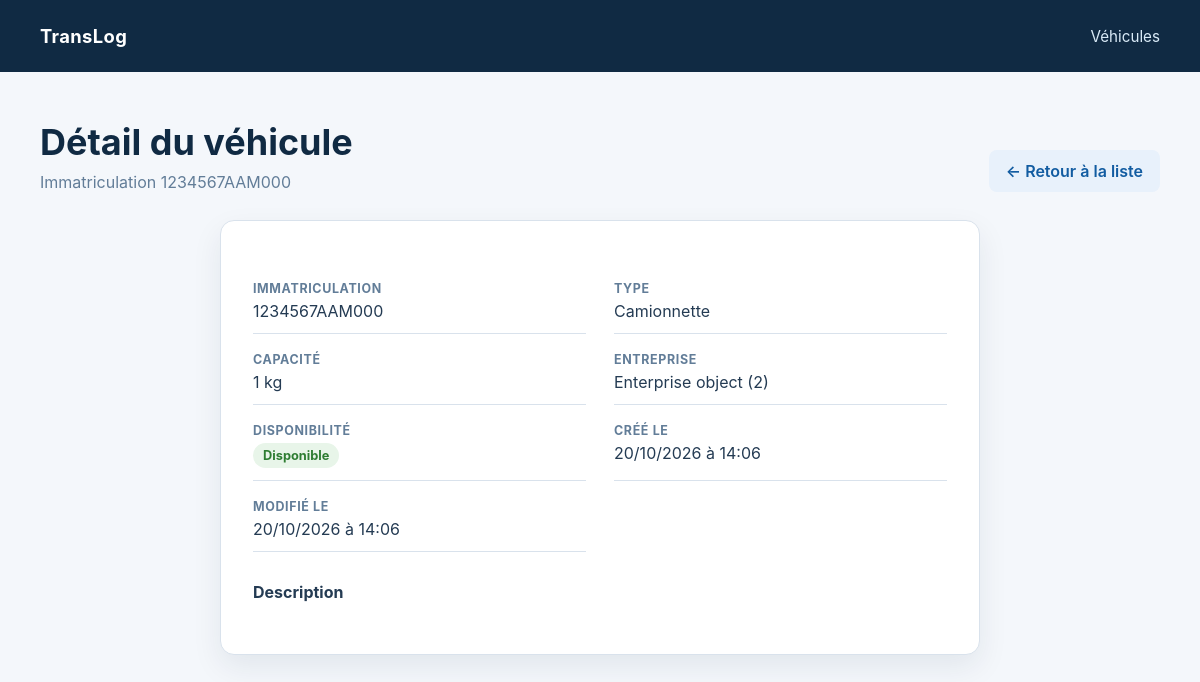
/vehicules/detail/1/, run on the app's committed database.
### VehiculesApp/models.py (models this page shows, shortened)
class vehicules(models.Model):
    immatriculation = models.CharField(max_length=20,unique=True)
    capacite_kg = models.PositiveIntegerField(validators=[
        MinValueValidator(1,"La capacite ne peut pas etre negative"),
    ])
    entreprise = models.ForeignKey('EntrepriseApp.Enterprise',on_delete=models.CASCADE,related_name='vehicules')
    created_at = models.DateTimeField(auto_now_add=True)
    updated_at = models.DateTimeField(auto_now=True)
    disponible = models.BooleanField(default=True)
    type_vehicule = models.CharField(max_length=20,choices=[
        ('camionnette','Camionnette'),
        ('fourgon','Fourgon'),
        ('camion_porteur','Camion porteur'),
        ('semi_remorque','Semi-remorque')
    ])

### EntrepriseApp/models.py (models this page shows)
class Enterprise(models.Model):
    raison_social = models.CharField(max_length=200,blank=False,null=False)
    matricule_fiscale = models.CharField(max_length=17,unique=True)
    adress = models.TextField(validators=[
        MinLengthValidator(20,"L'adresse ne peut pas avoir mois de 20 char")
    ,   MaxLengthValidator(400,"L'adresse ne peut pas avoir plus de 400 char")]
    )
    type_entreprise = models.CharField(max_length=100,choices=[
        ('c','Chargeur'),
        ('t','Transporteur')
    ])
    created_at = models.DateTimeField(auto_now_add=True)
    update_at = models.DateTimeField(auto_now=True)
    gerant = models.OneToOneField(Utilisatuer,on_delete=models.CASCADE,related_name='entreprise')

### VehiculesApp/views.py (the view)
# urls.py: path("detail/<int:pk>/", Detail_vehicule.as_view(), name="detail"),
class Detail_vehicule(DetailView):
    model = vehicules
    template_name = "vehicule/detail.html"
    context_object_name = "detail"

### Templates/vehicule/detail.html (shortened to what this page needs)
{% load static %}
<!DOCTYPE html>
<html lang="fr">
<head>
    <link rel="stylesheet" href="{% static 'css/expedition.css' %}">
</head>
<body>
    <header class="topbar"><div class="topbar-inner"><a class="brand" href="{% url 'Vehicules:listview' %}">TransLog</a><nav><a href="{% url 'Vehicules:listview' %}">Véhicules</a></nav></div></header>
    <main class="container">
        <div class="page-heading">
            <div><h1>Détail du véhicule</h1><p class="subtitle">Immatriculation {{ detail.immatriculation }}</p></div>
            <a class="button button-secondary" href="{% url 'Vehicules:listview' %}">← Retour à la liste</a>
        </div>
        <section class="card detail-card">
            <div class="detail-grid">
                <div class="detail-item"><strong>Immatriculation</strong>{{ detail.immatriculation }}</div>
                <div class="detail-item"><strong>Type</strong>{{ detail.get_type_vehicule_display }}</div>
                <div class="detail-item"><strong>Capacité</strong>{{ detail.capacite_kg }} kg</div>
                <div class="detail-item"><strong>Entreprise</strong>{{ detail.entreprise }}</div>
                <div class="detail-item"><strong>Disponibilité</strong>{% if detail.disponible %}<span class="status">Disponible</span>{% else %}<span class="status status-unavailable">Indisponible</span>{% endif %}</div>
                <div class="detail-item"><strong>Créé le</strong>{{ detail.created_at|date:"d/m/Y à H:i" }}</div>
                <div class="detail-item"><strong>Modifié le</strong>{{ detail.updated_at|date:"d/m/Y à H:i" }}</div>
            </div>
            <div class="description"><strong>Description</strong><p>{{ detail.description }}</p></div>
        </section>
    </main>
</body>
</html>

### static/css/expedition.css (style rules this page uses)
:root { --navy: #102a43; --blue: #1976d2; --blue-dark: #125ca1; --bg: #f4f7fb; --surface: #ffffff; --text: #243b53; --muted: #627d98; --border: #d9e2ec; --danger: #c62828; --shadow: 0 12px 30px rgba(16, 42, 67, 0.08); }
* { box-sizing: border-box; }
body { margin: 0; background: var(--bg); color: var(--text); font-family: Inter, "Segoe UI", Arial, sans-serif; }
a { color: var(--blue); text-decoration: none; }
.topbar { background: var(--navy); color: #fff; }
.topbar-inner, .container { width: min(1120px, calc(100% - 32px)); margin: 0 auto; }
.topbar-inner { display: flex; align-items: center; justify-content: space-between; min-height: 72px; }
.brand { color: #fff; font-size: 1.15rem; font-weight: 700; letter-spacing: .02em; }
.topbar nav { display: flex; gap: 20px; }
.topbar nav a { color: #d9eaf7; font-size: .95rem; }
main.container { padding: 48px 0 64px; }
.page-heading { align-items: end; display: flex; justify-content: space-between; gap: 24px; margin-bottom: 28px; }
h1 { color: var(--navy); font-size: clamp(1.7rem, 3vw, 2.35rem); margin: 0 0 8px; }
.subtitle { color: var(--muted); margin: 0; }
.button, button { border: 0; border-radius: 8px; cursor: pointer; display: inline-block; font: inherit; font-weight: 600; padding: 11px 17px; transition: background .2s, transform .2s; }
.button-secondary { background: #e8f1fb; color: var(--blue-dark); }
.card, .empty-state { background: var(--surface); border: 1px solid var(--border); border-radius: 14px; box-shadow: var(--shadow); }
.status { background: #e8f5e9; border-radius: 999px; color: #2e7d32; display: inline-block; font-size: .8rem; font-weight: 700; padding: 5px 10px; }
.detail-card, .form-card, .danger-card { margin: 0 auto; max-width: 760px; padding: 32px; }
.detail-grid { display: grid; gap: 18px 28px; grid-template-columns: repeat(2, 1fr); margin: 28px 0; }
.detail-item { border-bottom: 1px solid var(--border); padding-bottom: 12px; }
.detail-item strong { color: var(--muted); display: block; font-size: .78rem; letter-spacing: .05em; margin-bottom: 5px; text-transform: uppercase; }
.description { line-height: 1.6; }

### data on the page
vehicules: immatriculation "1234567AAM000", type_vehicule "Camionnette", capacite_kg "1", entreprise "Enterprise object (2)", created_at "20/10/2026 à 14:06", updated_at "20/10/2026 à 14:06"
